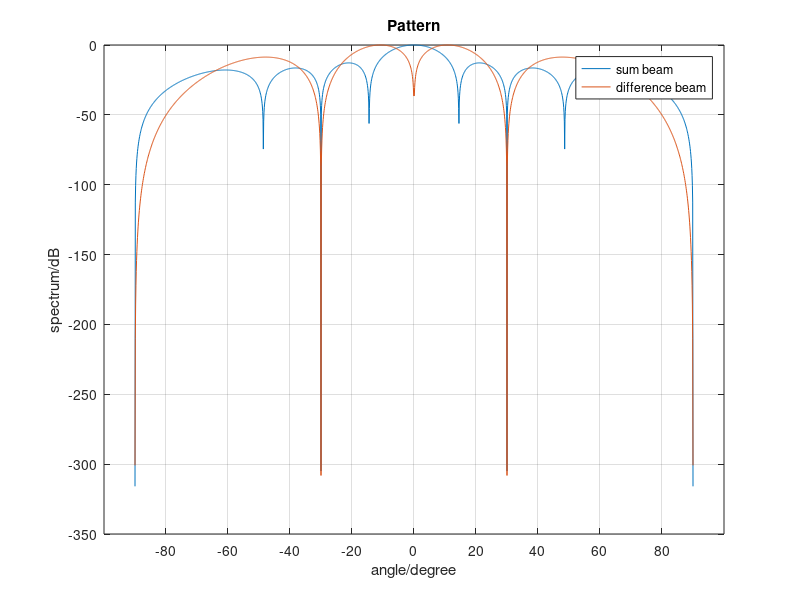

Here is the MATLAB script that generated this plot:
num_array = 2*4;
f = 10e9;
c = 3e8;
wavelength = c/f;
margin = wavelength/2;
theta_signal = 0;

weight_leftSubArray = exp(-1j*2*pi*margin*(0: num_array/2 - 1)'*sind(theta_signal)/wavelength);
weight_rightSubArray = exp(-1j*2*pi*margin*(num_array/2: num_array - 1)'*sind(theta_signal)/wavelength);

theta = (-90: 0.1: 90)';
pattern_left = zeros(length(theta), 1);
pattern_right = zeros(length(theta), 1);
for n = 1: length(theta)
    steerVec_left = exp(-1j*2*pi*margin*(0: num_array/2 - 1)'*sind(theta(n))/wavelength);
    steerVec_right = exp(-1j*2*pi*margin*(num_array/2: num_array - 1)'*sind(theta(n))/wavelength);
    pattern_left(n) = weight_leftSubArray'*steerVec_left;
    pattern_right(n) = weight_rightSubArray'*steerVec_right;
end
sum_beam = pattern_left + pattern_right;
difference_beam = pattern_right - pattern_left;
plot(theta, 20*log10(abs(sum_beam)/max(abs(sum_beam))))
hold on
plot(theta, 20*log10(abs(difference_beam)/max(abs(difference_beam))))
hold off
legend('sum beam', 'difference beam')
set(gca, 'XTICK', -80: 20: 80)
grid on
xlabel('angle/degree')
ylabel('spectrum/dB')
title('Pattern')